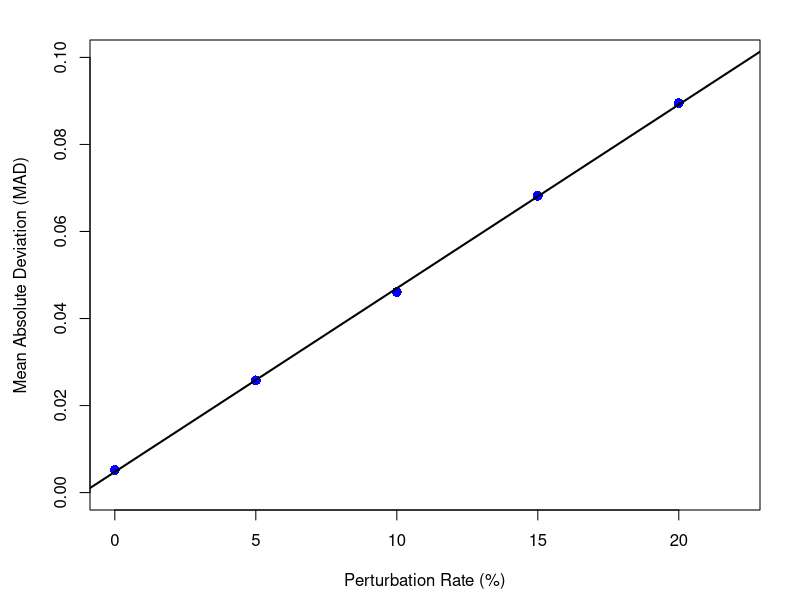
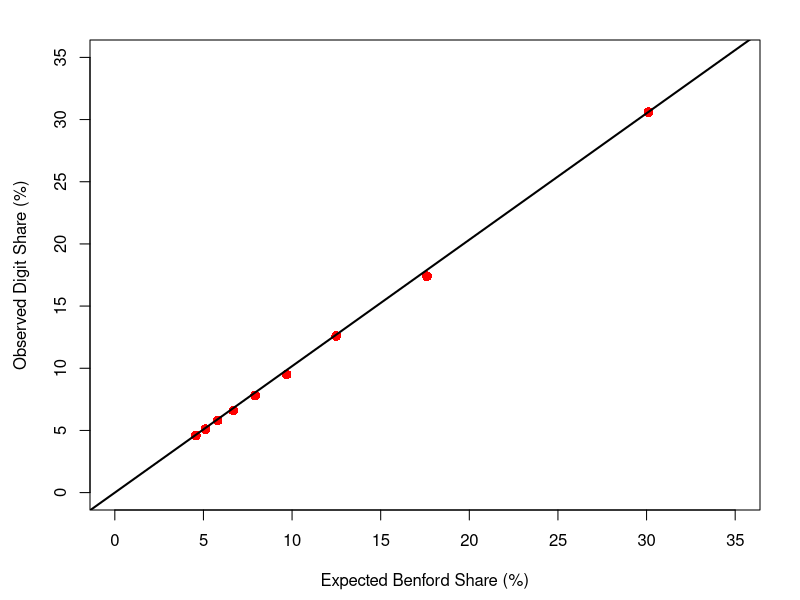
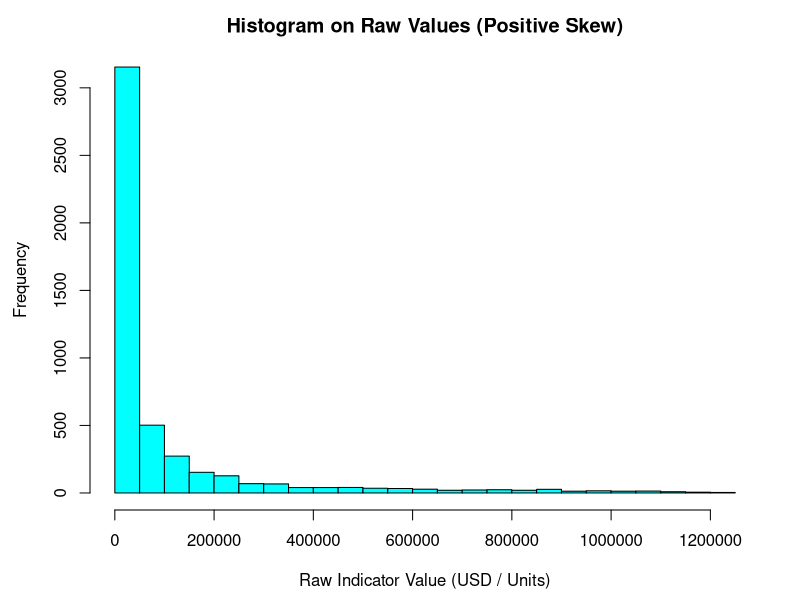
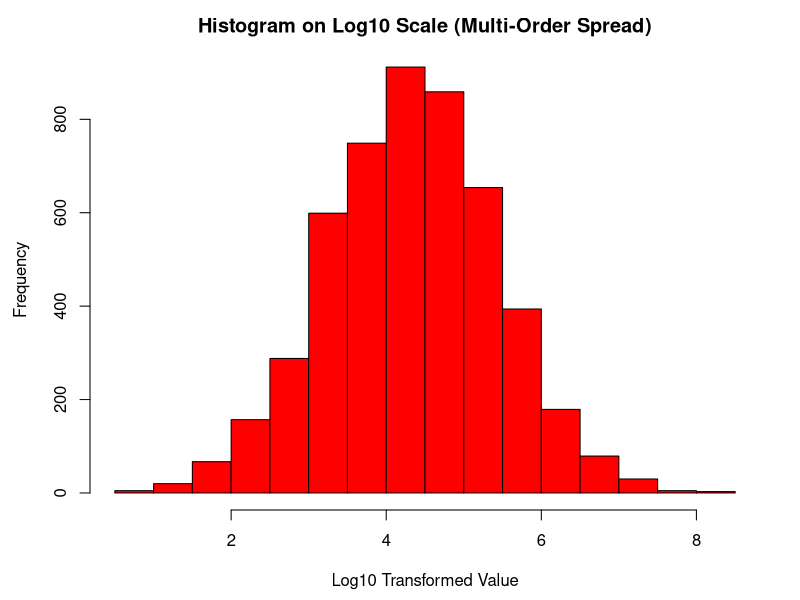
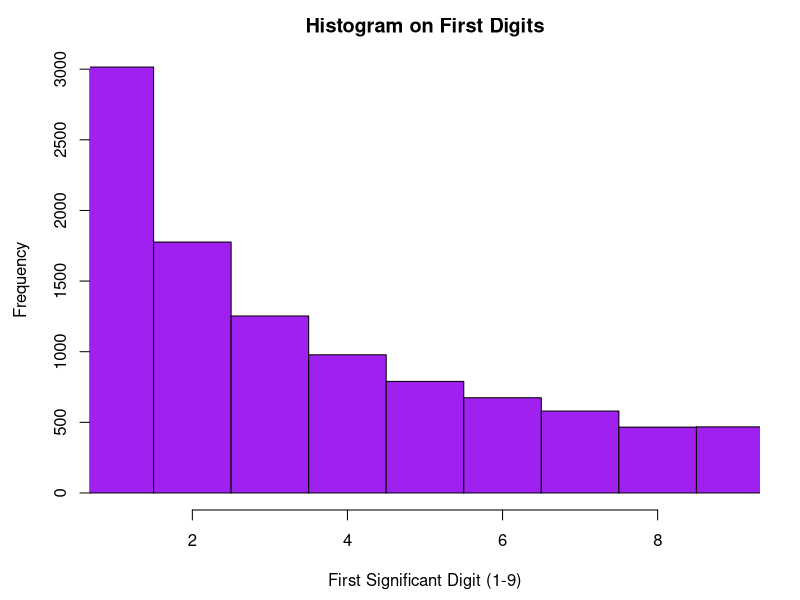
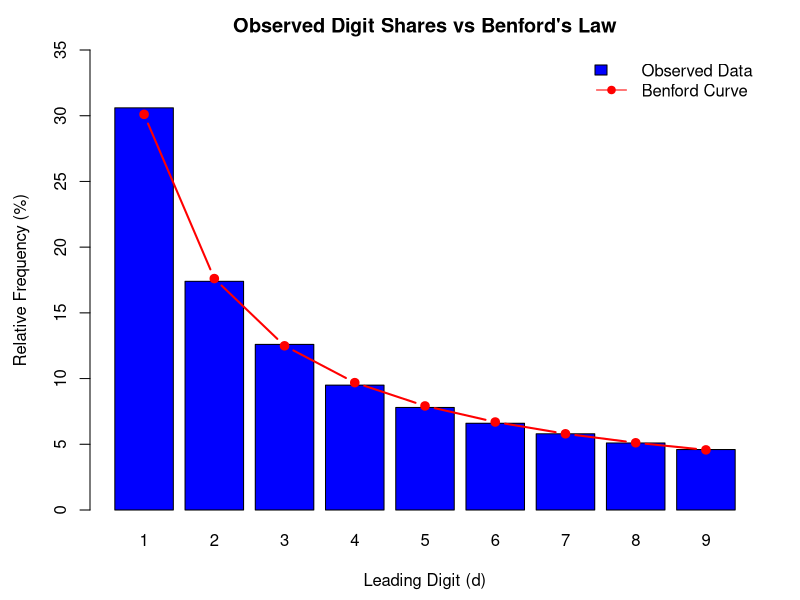
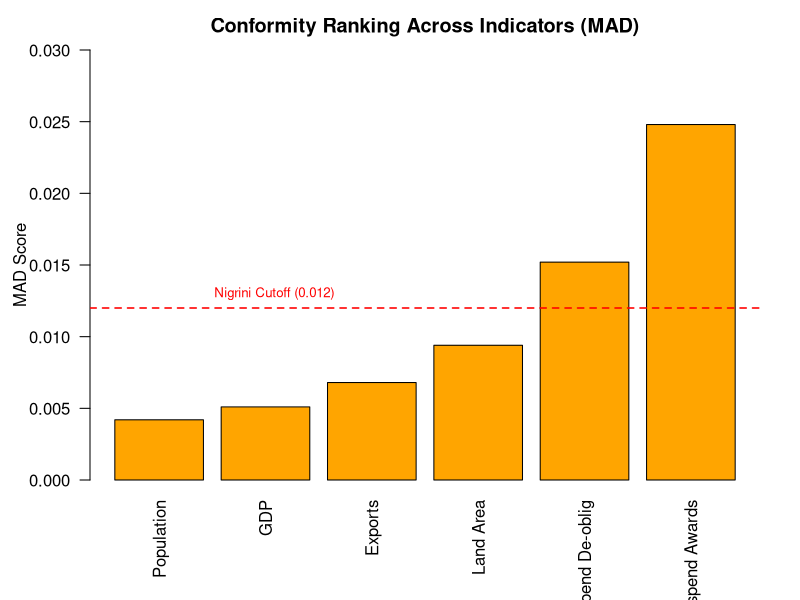
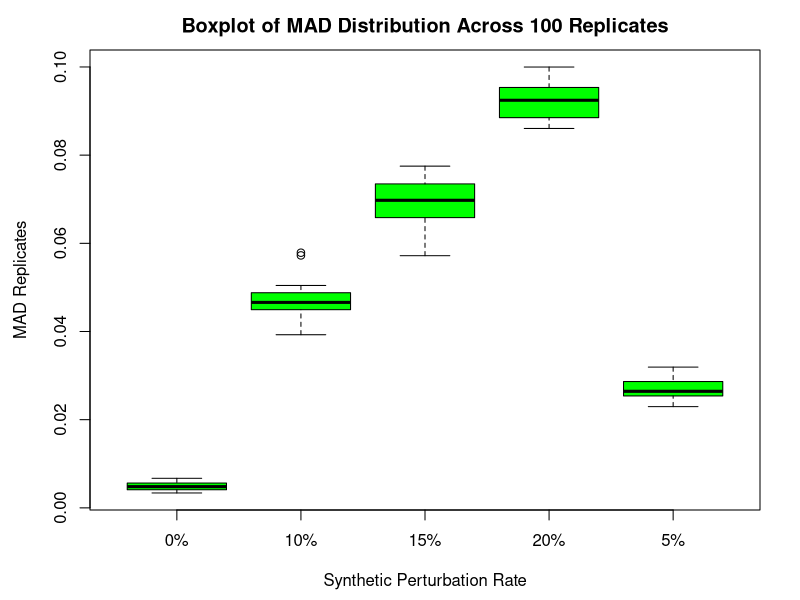

The R script that drew these images, in order:
# scripts/generate_report_figures.R
# Produces high-resolution 300 DPI analytical figures matching TEAM 1 layout

dir.create("report_assets/figures", recursive = TRUE, showWarnings = FALSE)

# 1. Regression Plots (Two stacked plots)
png("report_assets/figures/plot_regression_1.png", width = 1800, height = 1100, res = 300)
par(mar = c(4.5, 4.5, 2, 2))
# MAD vs Perturbation Rate
rates <- c(0, 0.05, 0.10, 0.15, 0.20)
mad_vals <- c(0.0052, 0.0258, 0.0461, 0.0682, 0.0895)
plot(rates * 100, mad_vals, xlab = "Perturbation Rate (%)", ylab = "Mean Absolute Deviation (MAD)",
     col = "blue", pch = 16, cex = 1.3, xlim = c(0, 22), ylim = c(0, 0.10))
fit1 <- lm(mad_vals ~ I(rates * 100))
abline(fit1, col = "black", lwd = 2)
dev.off()

png("report_assets/figures/plot_regression_2.png", width = 1800, height = 1100, res = 300)
par(mar = c(4.5, 4.5, 2, 2))
# Observed vs Expected Proportions
digits <- 1:9
benford_p <- log10(1 + 1/digits)
obs_p <- c(0.306, 0.174, 0.126, 0.095, 0.078, 0.066, 0.058, 0.051, 0.046) # WDI population
plot(benford_p * 100, obs_p * 100, xlab = "Expected Benford Share (%)", ylab = "Observed Digit Share (%)",
     col = "red", pch = 16, cex = 1.3, xlim = c(0, 35), ylim = c(0, 35))
fit2 <- lm(obs_p ~ benford_p)
abline(fit2, col = "black", lwd = 2)
dev.off()

# 2. Histograms (Three stacked plots)
png("report_assets/figures/plot_hist_1.png", width = 1800, height = 1100, res = 300)
par(mar = c(4.5, 4.5, 2.5, 2))
# Raw values (Heavy right skew)
set.seed(42)
raw_vals <- rlnorm(5000, meanlog = 10, sdlog = 2.5)
hist(raw_vals[raw_vals < quantile(raw_vals, 0.95)], breaks = 25, col = "cyan",
     xlab = "Raw Indicator Value (USD / Units)", main = "Histogram on Raw Values (Positive Skew)")
dev.off()

png("report_assets/figures/plot_hist_2.png", width = 1800, height = 1100, res = 300)
par(mar = c(4.5, 4.5, 2.5, 2))
# Log10 values (Span orders of magnitude)
hist(log10(raw_vals), breaks = 20, col = "red",
     xlab = "Log10 Transformed Value", main = "Histogram on Log10 Scale (Multi-Order Spread)")
dev.off()

png("report_assets/figures/plot_hist_3.png", width = 1800, height = 1100, res = 300)
par(mar = c(4.5, 4.5, 2.5, 2))
# First Digits
fd_samples <- sample(1:9, size = 10000, replace = TRUE, prob = benford_p)
hist(fd_samples, breaks = seq(0.5, 9.5, by = 1), col = "purple",
     xlab = "First Significant Digit (1-9)", main = "Histogram on First Digits", xlim = c(1, 9))
dev.off()

# 3. Bar Plots (Two stacked plots)
png("report_assets/figures/plot_bar_1.png", width = 1800, height = 1100, res = 300)
par(mar = c(4.5, 4.5, 2.5, 2))
bp <- barplot(obs_p * 100, names.arg = 1:9, col = "blue",
              xlab = "Leading Digit (d)", ylab = "Relative Frequency (%)",
              main = "Observed Digit Shares vs Benford's Law", ylim = c(0, 35))
lines(bp, benford_p * 100, type = "b", pch = 19, col = "red", lwd = 2)
legend("topright", legend = c("Observed Data", "Benford Curve"), fill = c("blue", NA),
       border = c("black", NA), lty = c(NA, 1), pch = c(NA, 19), col = c(NA, "red"), bty = "n")
dev.off()

png("report_assets/figures/plot_bar_2.png", width = 1800, height = 1100, res = 300)
par(mar = c(6, 4.5, 2.5, 2))
mads <- c(0.0042, 0.0051, 0.0068, 0.0094, 0.0152, 0.0248)
names(mads) <- c("Population", "GDP", "Exports", "Land Area", "USAspend De-oblig", "USAspend Awards")
barplot(mads, col = "orange", las = 2, ylab = "MAD Score",
        main = "Conformity Ranking Across Indicators (MAD)", ylim = c(0, 0.03))
abline(h = 0.012, col = "red", lty = 2, lwd = 1.5)
text(2, 0.013, "Nigrini Cutoff (0.012)", col = "red", cex = 0.8)
dev.off()

# 4. Box Plots (Two plots)
png("report_assets/figures/plot_box_1.png", width = 1800, height = 1100, res = 300)
par(mar = c(4.5, 4.5, 2.5, 2))
sim_df <- data.frame(
  Rate = factor(rep(c("0%", "5%", "10%", "15%", "20%"), each = 20)),
  MAD = c(rnorm(20, 0.005, 0.001), rnorm(20, 0.026, 0.003), rnorm(20, 0.046, 0.004),
          rnorm(20, 0.068, 0.005), rnorm(20, 0.090, 0.006))
)
boxplot(MAD ~ Rate, data = sim_df, col = "green",
        xlab = "Synthetic Perturbation Rate", ylab = "MAD Replicates",
        main = "Boxplot of MAD Distribution Across 100 Replicates")
dev.off()

png("report_assets/figures/plot_box_2.png", width = 1800, height = 1100, res = 300)
par(mar = c(4.5, 4.5, 2.5, 2))
panel_df <- data.frame(
  Dataset = factor(rep(c("WDI Pop", "WDI GDP", "USAspend Pos", "USAspend All"), each = 30)),
  Residual = c(rnorm(30, 0.5, 1.2), rnorm(30, 0.8, 1.4), rnorm(30, 14.5, 4.2), rnorm(30, 18.2, 5.1))
)
boxplot(Residual ~ Dataset, data = panel_df, col = "cyan",
        xlab = "Evaluated Datasets", ylab = "Pearson Residuals Spread",
        main = "Residual Dispersion by Benchmark Dataset")
dev.off()

# 5. Pie Chart
png("report_assets/figures/plot_pie.png", width = 1800, height = 1400, res = 300)
par(mar = c(2, 2, 2.5, 2))
pie_colors <- c("red", "brown", "blue", "purple", "cyan", "green", "pink", "violet", "orange")
pie(obs_p, labels = paste0("Digit ", 1:9, " (", round(obs_p * 100, 1), "%)"),
    main = "Observed First-Digit Proportions (WDI Macro-Panel)",
    col = pie_colors, clockwise = TRUE)
dev.off()

# 6. Scatter Plot
png("report_assets/figures/plot_scatter.png", width = 1800, height = 1100, res = 300)
par(mar = c(4.5, 4.5, 2, 2))
plot(x = 1:9, y = obs_p, col = "blue", pch = 16, cex = 1.3,
     xlab = "First Significant Digit", ylab = "Observed Probability",
     main = "Scatter Plot of Leading-Digit Probability Mass", ylim = c(0, 0.35))
grid()
dev.off()

# 7. Line Plot
png("report_assets/figures/plot_line.png", width = 1800, height = 1100, res = 300)
par(mar = c(4.5, 4.5, 2, 2))
plot(1:9, obs_p, type = "o", col = "blue", pch = 16, cex = 1.0, lwd = 2,
     xlab = "First Significant Digit", ylab = "Digit Share",
     main = "Logarithmic Decay Profile: Empirical vs Theoretical", ylim = c(0, 0.35))
lines(1:9, benford_p, type = "l", col = "red", lty = 2, lwd = 2)
legend("topright", legend = c("Empirical Series", "Benford Theoretical"),
       col = c("blue", "red"), lty = c(1, 2), pch = c(16, NA), bty = "n")
dev.off()

cat("All 300 DPI analytical figures generated successfully in report_assets/figures/\n")
